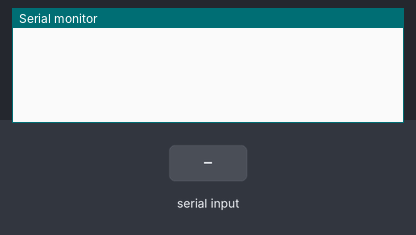
A sketch run on a simulated Arduino Uno, built with avr-gcc and run on an emulated ATmega328P. Parts: the last lines printed to the serial monitor. The inputs (shaded band) are chosen by the test bench.

Above: at 1.2 s.
1.3 s: "f\n" received over Serial
At 1.7 s:
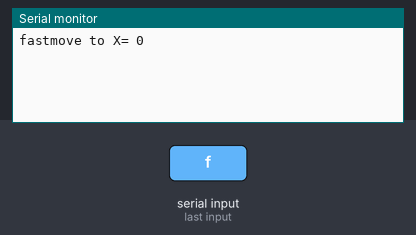
2.8 s: "90,45\n" received over Serial
At 4.2 s:
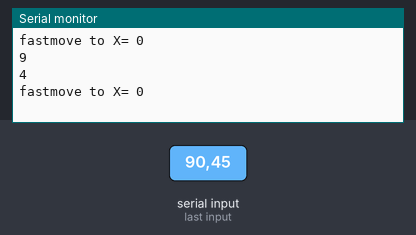

The sketch:

Gcode_interpreter_CN.ino
```cpp
char UART_RX;     //串口接收到的字符
int state;        //状态，0为接收到G，1为接收到X 2为接收到F
int readtype=0;      //读取状态，应该读英文时为0，读数字为1
int parameter[3]={0,0,0};  //参数，第一个放G结果，第二个放X结果，第三个放F结果
int current_number;
boolean flag = 0;          //检测输入有没有输错
void setup() {
  Serial.begin(9600);

}
   //G01 X60 F5000
void loop() {
  flag = 0;
  readtype = 0;
  while(Serial.available()==0);           //等待上位机控制
  if(Serial.available()>0)UART_RX=Serial.read();
  do{   //当读取到的不是回车时（命令还没有结束）
    //if(UART_RX==' '&&readtype==0)continue;
    if(readtype==0){
        switch(UART_RX){
        case 'G':
        case 'g':state=0;parameter[state] =0;break;
        case 'X':
        case 'x':state=1;parameter[state] =0;break;
        case 'F':
        case 'f':state=2;parameter[state] =0;break;
        default:Serial.println(UART_RX);break;   //while(Serial.read()!='\n');flag = 1;   //如果发现有错误，一直读掉这句话
        }
    readtype = 1;
    }
    else if(readtype==1){
      if(UART_RX>='0'&&UART_RX<='9'){
        current_number = UART_RX-'0';
        parameter[state] = parameter[state]*10+current_number;
      }
      else readtype = 0;
    }
  while(Serial.available()==0);
  }while((UART_RX=Serial.read())!='\n');
  switch(parameter[0]){
    case 0:Serial.print("fastmove to X= ");Serial.println(parameter[1]);break;
    case 1:Serial.print("toolfeed to X= ");Serial.print(parameter[1]);Serial.print(" with feedrate f = ");Serial.println(parameter[2]);break;
    case 28:Serial.println("return to Origin");break;
    case 92:Serial.print("set the current x position to ");Serial.println(parameter[1]);break;
    default:Serial.println(parameter[0]);
  }
}
```

Measured:
- after the input at 1.3 s, the serial monitor: prints a new line at once (image 1)
- after the input at 2.8 s, the serial monitor: prints a new line at once (image 2)
